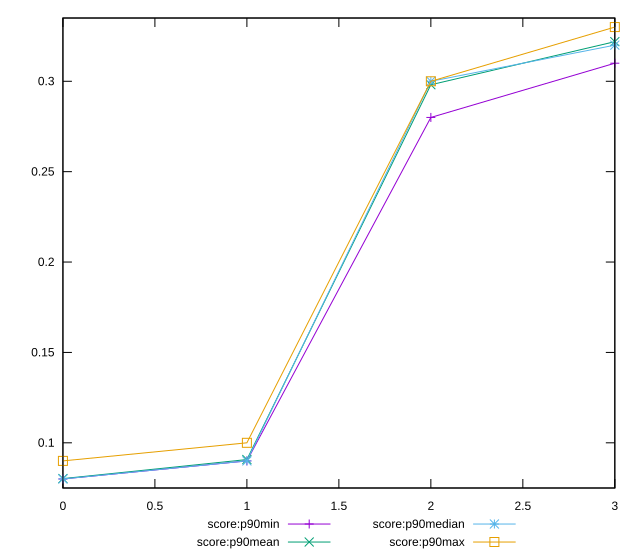

This figure's gnuplot source:
reset

$scoreP90Min <<EOF
0 0.08
1 0.09
2 0.28
3 0.31
EOF

$scoreP90Mean <<EOF
0 0.08021276595744685
1 0.09074468085106373
2 0.298085106382979
3 0.32191489361702125
EOF

$scoreP90Median <<EOF
0 0.08
1 0.09
2 0.3
3 0.32
EOF

$scoreP90Max <<EOF
0 0.09
1 0.1
2 0.3
3 0.33
EOF

set key outside below
set xrange [0:3]
set yrange [0.075:0.335]
set trange [0.075:0.335]
set terminal svg size 640, 560 enhanced background rgb 'white'
set output "reports/report_00033_2021-03-01T14-23-16.841Z/interactive/progression/score.svg"

plot $scoreP90Min title "score:p90min" with linespoints, \
     $scoreP90Mean title "score:p90mean" with linespoints, \
     $scoreP90Median title "score:p90median" with linespoints, \
     $scoreP90Max title "score:p90max" with linespoints

reset
